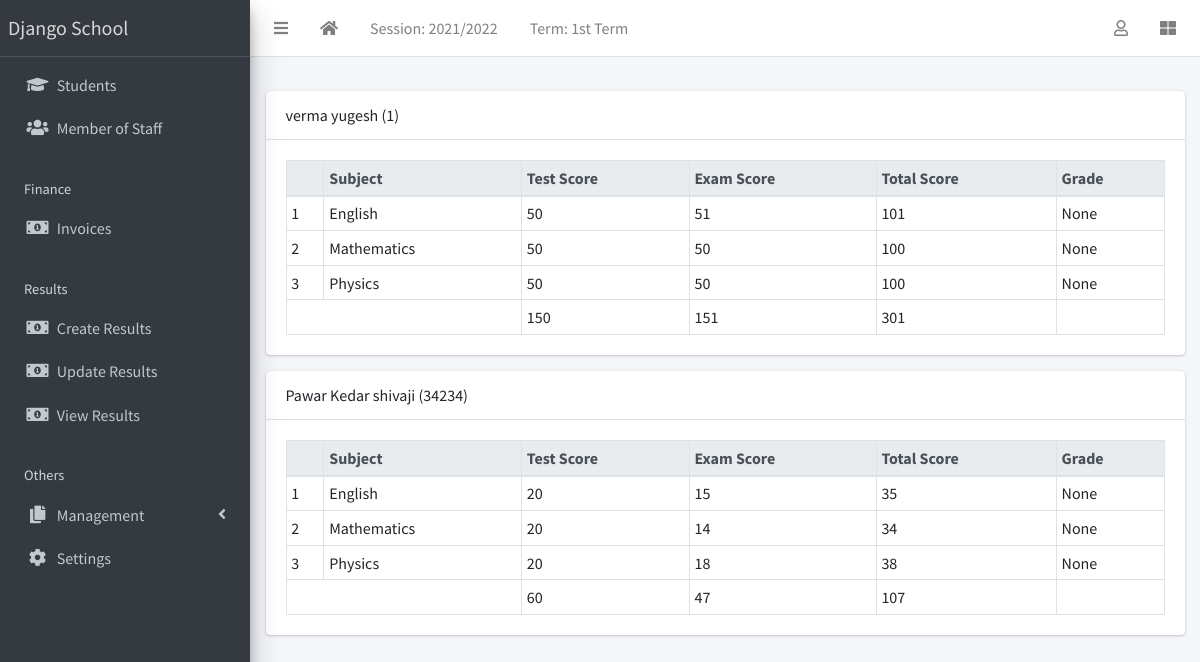
The page /result/view/all (signed in) on the database its author committed.
### apps/corecode/models.py (models this page shows, shortened)
class AcademicSession(models.Model):
    name = models.CharField(max_length=200, unique=True)
    current = models.BooleanField(default=True)
    class Meta:
        ordering = ["-name"]

class AcademicTerm(models.Model):
    name = models.CharField(max_length=20, unique=True)
    current = models.BooleanField(default=True)
    class Meta:
        ordering = ["name"]

class SiteConfig(models.Model):
    key = models.SlugField()
    value = models.CharField(max_length=200)

class Subject(models.Model):
    name = models.CharField(max_length=200, unique=True)
    class Meta:
        ordering = ["name"]
    def __str__(self):
        return self.name

### apps/students/models.py (models this page shows, shortened)
class Student(models.Model):
    STATUS_CHOICES = [("active", "Active"), ("inactive", "Inactive")]
    GENDER_CHOICES = [("male", "Male"), ("female", "Female")]
    current_status = models.CharField(
        max_length=10, choices=STATUS_CHOICES, default="active"
    )
    registration_number = models.CharField(max_length=200, unique=True)
    surname = models.CharField(max_length=200)
    firstname = models.CharField(max_length=200)
    other_name = models.CharField(max_length=200, blank=True)
    gender = models.CharField(max_length=10, choices=GENDER_CHOICES, default="male")
    date_of_birth = models.DateField(default=timezone.now)
    current_class = models.ForeignKey(
        StudentClass, on_delete=models.SET_NULL, blank=True, null=True
    )
    date_of_admission = models.DateField(default=timezone.now)
    mobile_num_regex = RegexValidator(
        regex="^[0-9]{10,15}$", message="Entered mobile number isn't in a right format!"
    )
    parent_mobile_number = models.CharField(
        validators=[mobile_num_regex], max_length=13, blank=True
    )
    address = models.TextField(blank=True)
    others = models.TextField(blank=True)
    passport = models.ImageField(blank=True, upload_to="students/passports/")
    class Meta:
        ordering = ["surname", "firstname", "other_name"]
    def __str__(self):
        return f"{self.surname} {self.firstname} {self.other_name} ({self.registration_number})"

### apps/result/models.py (models this page shows, shortened)
class Result(models.Model):
    student = models.ForeignKey(Student, on_delete=models.CASCADE)
    session = models.ForeignKey(AcademicSession, on_delete=models.CASCADE)
    term = models.ForeignKey(AcademicTerm, on_delete=models.CASCADE)
    current_class = models.ForeignKey(StudentClass, on_delete=models.CASCADE)
    subject = models.ForeignKey(Subject, on_delete=models.CASCADE)
    test_score = models.IntegerField(default=0)
    exam_score = models.IntegerField(default=0)
    class Meta:
        ordering = ["subject"]
    def total_score(self):
        return self.test_score + self.exam_score
    def grade(self):
        return score_grade(self.total_score())

### apps/result/views.py (the view)
# urls.py: path("view/all", ResultListView.as_view(), name="view-results"),
class ResultListView(LoginRequiredMixin, View):
    def get(self, request, *args, **kwargs):
        results = Result.objects.filter(
            session=request.current_session, term=request.current_term
        )
        bulk = {}
        for result in results:
            test_total = 0
            exam_total = 0
            subjects = []
            for subject in results:
                if subject.student == result.student:
                    subjects.append(subject)
                    test_total += subject.test_score
                    exam_total += subject.exam_score
            bulk[result.student.id] = {
                "student": result.student,
                "subjects": subjects,
                "test_total": test_total,
                "exam_total": exam_total,
                "total_total": test_total + exam_total,
            }
        context = {"results": bulk}
        return render(request, "result/all_results.html", context)

### apps/corecode/context_processors.py (called while the page is built)
def site_defaults(request):
    current_session = AcademicSession.objects.get(current=True)
    current_term = AcademicTerm.objects.get(current=True)
    vals = SiteConfig.objects.all()
    contexts = {
        "current_session": current_session.name,
        "current_term": current_term.name,
    }
    for val in vals:
        contexts[val.key] = val.value
    return contexts

### apps/result/utils.py (called while the page is built)
def score_grade(score):
    if score <= 10:
        return "A"

### apps/result/templates/result/all_results.html
{% extends 'base.html' %}
{% block fullcard %}
  {% for key, result in results.items %}
    <div class="card">
      <div class="card-header">
        {{result.student}}
      </div>
      <div class="card-body">
        <table class="table table-bordered table-sm">
          <thead class="thead-light">
            <tr>
              <th></th>
              <th>Subject</th>
              <th>Test Score</th>
              <th>Exam Score</th>
              <th>Total Score</th>
              <th>Grade</th>
            </tr>
          </thead>
          <tbody>
            {% for subject in result.subjects %}
              <tr>
                <td>{{ forloop.counter }}</td>
                <td>{{ subject.subject }}</td>
                <td>{{ subject.test_score }}</td>
                <td>{{ subject.exam_score }}</td>
                <td>{{ subject.total_score }}</td>
                <td>{{ subject.grade }}</td>
              </tr>
            {% endfor %}
          </tbody>
          <tfoot>
            <tr>
              <td colspan="2"></td>
              <td>{{ result.test_total }}</td>
              <td>{{ result.exam_total }}</td>
              <td>{{ result.total_total }}</td>
              <td></td>
            </tr>
          </tfoot>
        </table>
      </div>
    </div>
  {% endfor %}
{% endblock fullcard %}

### templates/base.html (shortened to what this page needs)
{% load static %}
<!DOCTYPE html>
<html lang="en">
<head>
  <link rel="stylesheet" href="{% static 'plugins/fontawesome-free/css/all.min.css' %}">
  <link rel="stylesheet" href="{% static 'plugins/toastr/toastr.min.css' %}">
  <link rel="stylesheet"
    href="{% static 'plugins/overlayScrollbars/css/OverlayScrollbars.min.css' %}">
  <link rel="stylesheet" href="{% static 'plugins/Datatables/datatables.min.css' %}" />
  <link rel="stylesheet" href="{% static 'dist/css/adminlte.min.css' %}">
</head>
<body
  class="hold-transition sidebar-mini layout-fixed layout-navbar-fixed layout-footer-fixed">
  <div class="wrapper">
    <nav class="main-header navbar navbar-expand navbar-white navbar-light">
      <ul class="navbar-nav">
        <li class="nav-item">
          <a class="nav-link" data-widget="pushmenu" href="#" role="button"><i
              class="fas fa-bars"></i></a>
        </li>
        <li class="nav-item d-none d-sm-inline-block">
          <a href="{% url 'home' %} " class="nav-link"><i class="fa fa-home"></i></a>
        </li>
        <li class="nav-item d-none d-sm-inline-block">
          <a href="{% url 'current-session' %}" class="nav-link">Session: {{ current_session }}</a>
        </li>
        <li class="nav-item d-none d-sm-inline-block">
          <a href="{% url 'current-session' %}" class="nav-link">Term: {{ current_term }}</a>
        </li>
      </ul>
      <ul class="navbar-nav ml-auto">
        <li class="nav-item dropdown">
          <a class="nav-link" data-toggle="dropdown" href="#">
            <i class="far fa-user"></i>
          </a>
        </li>
        <li class="nav-item">
          <a class="nav-link" data-widget="control-sidebar" data-slide="true"
            href="#" role="button"><i class="fas fa-th-large"></i></a>
        </li>
      </ul>
    </nav>
    <aside class="main-sidebar sidebar-dark-primary elevation-4">
      <a href="{% url 'home' %}" class="brand-link">{{ school_name | default:"MySchool" }}</a>
      <div class="sidebar">
        <nav class="mt-2">
          <ul class="nav nav-pills nav-sidebar flex-column"
            data-widget="treeview" role="menu" data-accordion="false">
            <li class="nav-item">
              <a href="{% url 'student-list' %}" class="nav-link">
                <i class="nav-icon fas fa-graduation-cap"></i>
                <p>
                  Students
                </p>
              </a>
            </li>
            <li class="nav-item">
              <a href="{% url 'staff-list' %}" class="nav-link">
                <i class="nav-icon fas fa-users"></i>
                <p>
                  Member of Staff
                </p>
              </a>
            </li>
            <li class="nav-header">Finance</li>
            <li class="nav-item">
              <a href="{% url 'invoice-list' %}" class="nav-link">
                <i class="nav-icon fas fa-money-bill-alt"></i>
                <p>
                  Invoices
                </p>
              </a>
            </li>
            <li class="nav-header">Results</li>
            <li class="nav-item">
              <a href="{% url 'create-result' %}" class="nav-link">
                <i class="nav-icon fas fa-money-bill-alt"></i>
                <p>
                  Create Results
                </p>
              </a>
            </li>
            <li class="nav-item">
              <a href="{% url 'edit-results' %}" class="nav-link">
                <i class="nav-icon fas fa-money-bill-alt"></i>
                <p>
                  Update Results
                </p>
              </a>
            </li>
            <li class="nav-item">
              <a href="{% url 'view-results' %}" class="nav-link">
                <i class="nav-icon fas fa-money-bill-alt"></i>
                <p>
                  View Results
                </p>
              </a>
            </li>
            <li class="nav-header">Others</li>
            <li class="nav-item has-treeview">
              <a href="#" class="nav-link">
                <i class="nav-icon fas fa-copy"></i>
                <p>
                  Management
                  <i class="fas fa-angle-left right"></i>
                </p>
              </a>
            </li>
            <li class="nav-item">
              <a href="{% url 'configs' %}" class="nav-link">
                <i class="nav-icon fas fa-cog"></i>
                <p>
                  Settings
                </p>
              </a>
            </li>
          </ul>
        </nav>
      </div>
    </aside>
    <div class="content-wrapper">
      <section class="content-header">
      </section>
      <section class="content">
        <div class="container-fluid">
          <div class="row">
            <div class="col-md-12">
              {% block fullcard %}{% endblock fullcard %}
            </div>
          </div>
        </div>
      </section>
    </div>
  </div>
</body>
</html>

### rows shown on the page
AcademicSession: name "2021/2022"
AcademicTerm: name "1st Term"
SiteConfig: value "Django School"
Student: student "verma yugesh (1)", test_total "150", exam_total "151", total_total "301"
Result: subject "English", test_score "50", exam_score "51", total_score "101", grade "None"
Result: subject "Mathematics", test_score "50", exam_score "50", total_score "100", grade "None"
Result: subject "Physics", test_score "50", exam_score "50", total_score "100", grade "None"
Student: student "Pawar Kedar shivaji (34234)", test_total "60", exam_total "47", total_total "107"
Result: subject "English", test_score "20", exam_score "15", total_score "35", grade "None"
Result: subject "Mathematics", test_score "20", exam_score "14", total_score "34", grade "None"
Result: subject "Physics", test_score "20", exam_score "18", total_score "38", grade "None"
